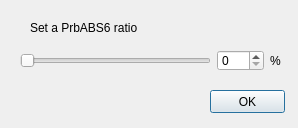
<?xml version="1.0" encoding="UTF-8"?>
<ui version="4.0">
 <class>Dialog</class>
 <widget class="QDialog" name="Dialog">
  <property name="geometry">
   <rect>
    <x>0</x>
    <y>0</y>
    <width>298</width>
    <height>128</height>
   </rect>
  </property>
  <property name="windowTitle">
   <string>Parameter setting</string>
  </property>
  <widget class="QPushButton" name="pushButton">
   <property name="geometry">
    <rect>
     <x>210</x>
     <y>90</y>
     <width>75</width>
     <height>23</height>
    </rect>
   </property>
   <property name="text">
    <string>OK</string>
   </property>
  </widget>
  <widget class="QLabel" name="label">
   <property name="geometry">
    <rect>
     <x>30</x>
     <y>20</y>
     <width>201</width>
     <height>16</height>
    </rect>
   </property>
   <property name="text">
    <string>Set a PrbABS6 ratio</string>
   </property>
  </widget>
  <widget class="QWidget" name="layoutWidget">
   <property name="geometry">
    <rect>
     <x>20</x>
     <y>50</y>
     <width>261</width>
     <height>21</height>
    </rect>
   </property>
   <layout class="QHBoxLayout" name="horizontalLayout_2">
    <item>
     <widget class="QSlider" name="horizontalSlider">
      <property name="orientation">
       <enum>Qt::Horizontal</enum>
      </property>
     </widget>
    </item>
    <item>
     <widget class="QSpinBox" name="spinBox">
      <property name="maximum">
       <number>100</number>
      </property>
     </widget>
    </item>
    <item>
     <layout class="QHBoxLayout" name="horizontalLayout">
      <item>
       <widget class="QLabel" name="label_2">
        <property name="text">
         <string>%</string>
        </property>
       </widget>
      </item>
     </layout>
    </item>
   </layout>
  </widget>
 </widget>
 <resources/>
 <connections/>
</ui>
